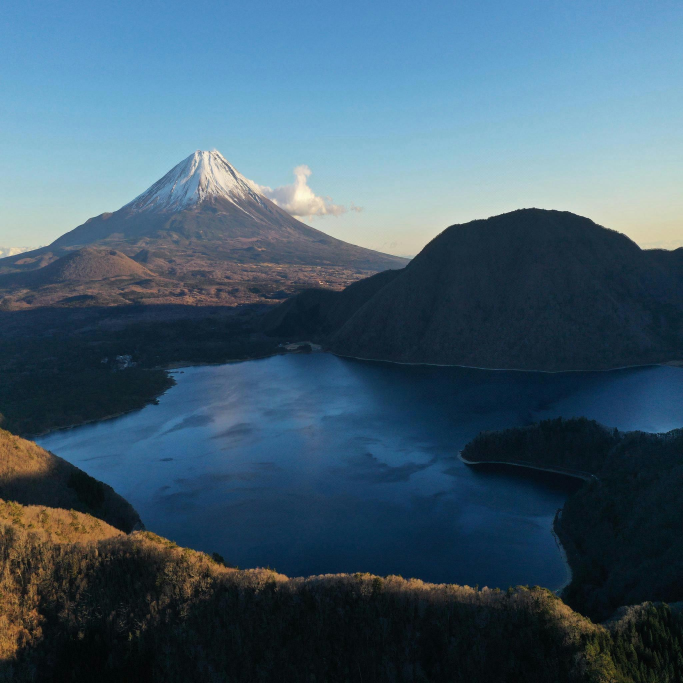
#> input picture result/watermarkedImage.jpg, 2048 x 2048 px (shown at 1/3 size)
$ python -i Watermark-it.py   (imports and definitions only)
#> lines starting #> are read from the running program, lines starting #| are printed output that depends on the picture
import numpy as np
import pywt
import cv2
import matplotlib.pyplot as plt
from PIL import Image
import math
from scipy.fftpack import dct
from scipy.fftpack import idct

from typing import List
import hashlib
import struct


##### Function Convert and resize image #####

def convertImage(imageName):
    # Read the image and convert it to RGB
#> called with imageName = 'result/watermarkedImage.jpg'
    img = cv2.imread(imageName)
#> img is the input picture: shape (2048, 2048, 3); mean B, G, R 109.6, 92, 65.4
    img = cv2.cvtColor(img, cv2.COLOR_BGR2RGB)

    # Get the image dimensions and resize it if necessary
    height, width = img.shape[:2]
#> height = 2048; width = 2048
    # Resize to have minimum 2048 in width or height with the ratio of the original image
    if height < 2048 and width < 2048:
        if height > width:
            width = math.ceil(width*2048/height)
            height = 2048
        else:
            height = math.ceil(height*2048/width)
            width = 2048
        img = cv2.resize(img, (width, height))

    if height % 8 != 0 or width % 8 != 0:
        height = math.ceil(height/8)*8
        width = math.ceil(width/8)*8
        img = cv2.resize(img, (width, height))

    # Convert the RGB image to YCbCr and split it into its three channels
    imgC = Image.fromarray(img)
    imgYCbCr = imgC.convert('YCbCr')
#> imgYCbCr: PIL image 2048x2048 YCbCr; mean of channels 0, 1, 2 85.5, 141, 112.9
    Y, Cb, Cr = imgYCbCr.split()
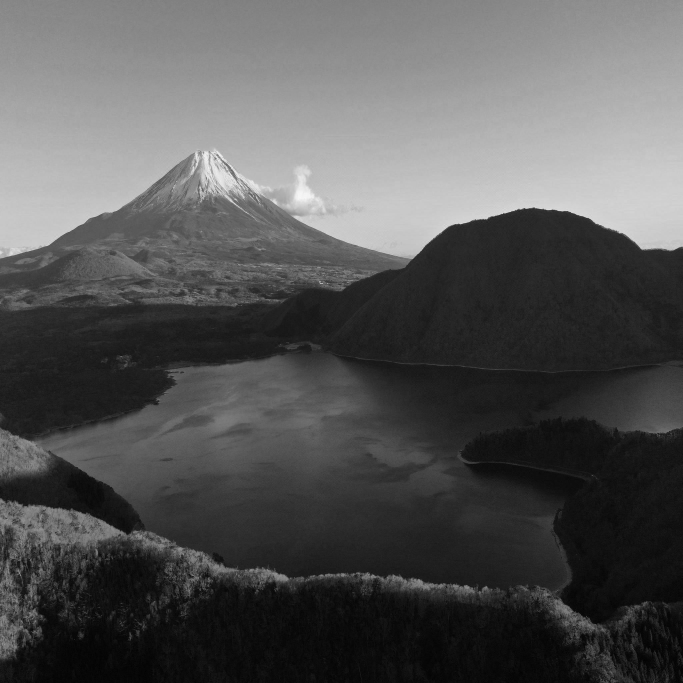
#> Y: PIL image 2048x2048 L (shown at 1/3 size); min 0, max 254, mean 85.5
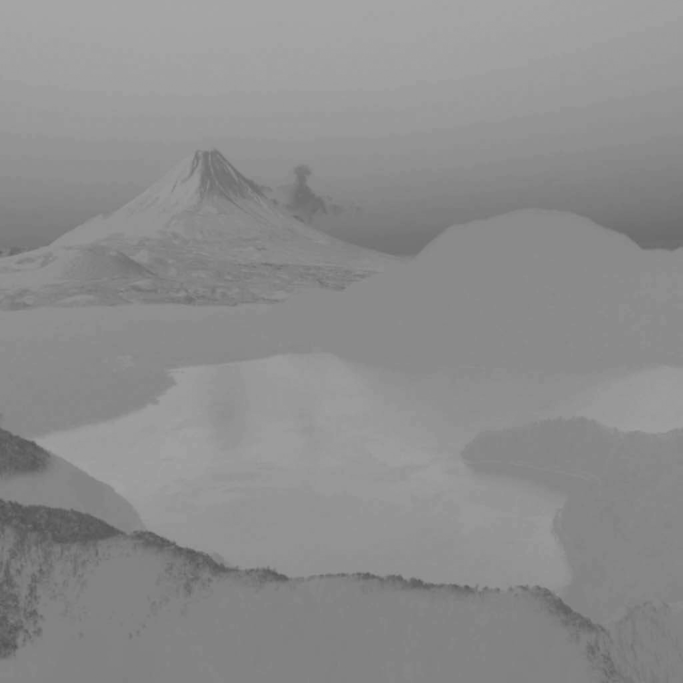
#> Cb: PIL image 2048x2048 L (shown at 1/3 size); min 81, max 166, mean 141
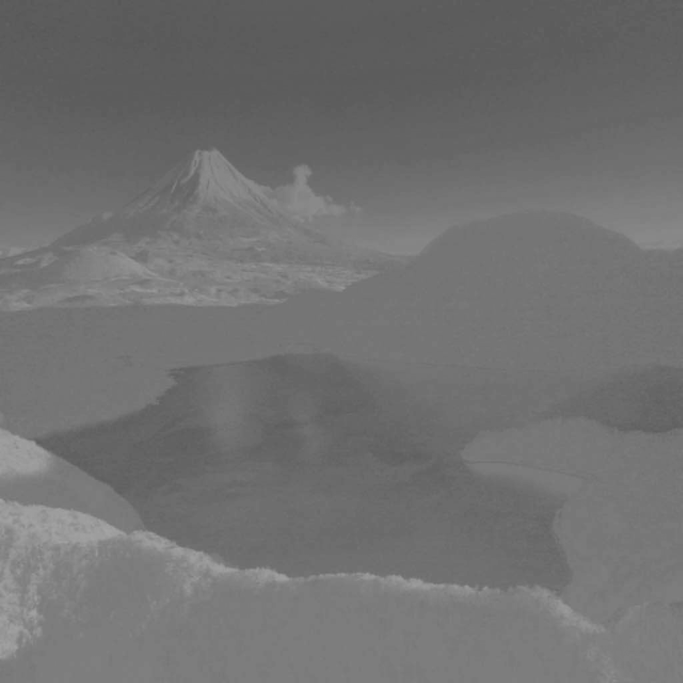
#> Cr: PIL image 2048x2048 L (shown at 1/3 size); min 85, max 166, mean 112.9

    # Convert the Y channel to a numpy array
    imageArray = np.array(Y.getdata(), dtype=float).reshape((imgYCbCr.size[1], imgYCbCr.size[0]))

    # Return the numpy array, the color channels, and the image dimensions
    return imageArray, (Y, Cb, Cr), (width, height)


# Convert the image to binary image of 1:1 less or equal to Msize
# [122 lines left out: functions convertMark, utf8_to_binary, binary_list_to_utf8, applyDCT, inverseDCT, password_to_position and 1 more, not called in this run]


################## Function that embedded watermark image into cover image ##################

# Embed watermark into the cover image with frequency-flipping method
"""
C1 >  C2 --> 0
C1 <= C2 --> 1
"""
# [198 lines left out: functions embedWatermark, embeddedImage, embeddedTexte, getWatermark, recoverWatermark, recoverText, not called in this run]


############################################ Main ############################################

############## Parameters ##############
# Différence de valeur des coeff de la DCT de l'image
maxVal = 20 # recomendation : 1 à 50
""" 0-8 -> coefficient des bloc 8x8 de la DCT à utiliser
Par défaut :
C(4,1) >  C(2,3) --> 0
C(4,1) <= C(2,3) --> 1
"""
C1x, C1y = 4, 1
C2x, C2y = 2, 3
password = "my_password"

# Taille de la matrice utilisée pour la marque
x = 2 # Divise la taille de la marque
# Taille de l'image/2/8/x -> Dct2D/Bloc8x8/x

# Chemin des images
image = "original/leopard.jpg"
marque = "original/marque/dragon.jpg"
result = "result/watermarkedImage.jpg"

# Texte à insérer
texte = "Le tatouage numérique (digital watermark, « filigrane numérique ») est une technique permettant d'ajouter des informations +++ les textes trop longs sont automatiquement coupés"
#texte = "Test d'insertion de text  !"


############## Watermarking ##############

###### Example of use ######
"""
## Watermarking with image

watermarkeImage = embeddedImage(image,marque, password)
watermarkeImage.save(result)

watermarkArray = recoverWatermark(result, password) # Wsize=(x, y) for specific mark
watermarkArray.save('result/recoveredWatermark.png')


## Watermarking with text

watermarkeImage = embeddedTexte(image,texte, password)
watermarkeImage.save(result)

watermarkArray = recoverText(result, password)
print(watermarkArray)
"""

######### Main #########
import inquirer

# [47 lines left out: function main, not called in this run]


# [2 lines not run here, left out]

>>> result = convertImage('result/watermarkedImage.jpg')
